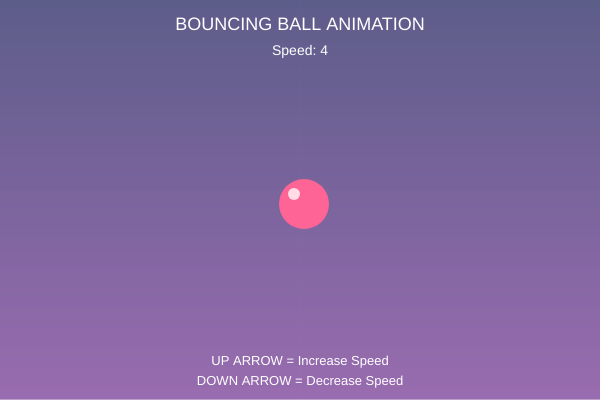
Frame 1 (no input)
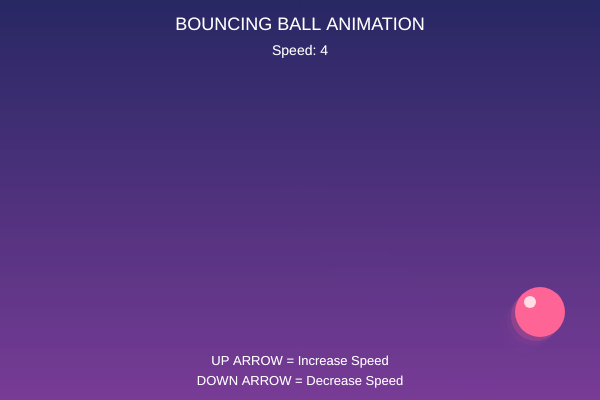
Frame 60 (no input)
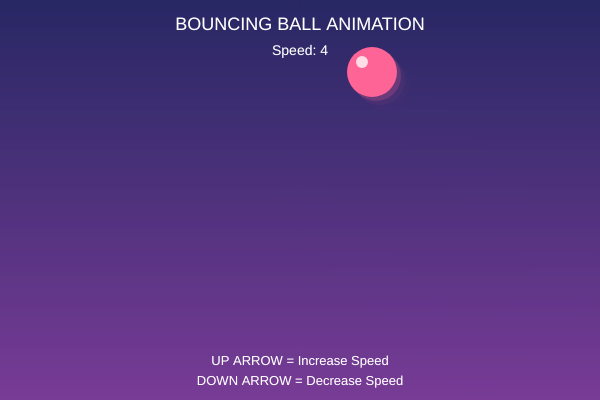
Frame 120 (the mouse pressed at the canvas centre since frame 60)

The p5.js sketch that drew these frames (run headless with seeded random() and noise() and a simulated clock; from frame 60 on, the mouse is pressed at the canvas centre):

// p5.js sketch
// ── sketch.js
let ballX = 300;
let ballY = 200;
let ballSize = 50;
let speed = 4;
let directionX = 1;
let directionY = 1;

// CREATES CANVAS, DRAWSHEET
function setup() {

    createCanvas(600, 400);

}

//RESPONSIBLE FOR DRAWING, WHILE CHANGING THE FRAME
function draw() {
    drawGradient();


    ballX = ballX + (speed * directionX);
    ballY = ballY + (speed * directionY);


    if (ballX + ballSize / 2 >= width ||
        ballX - ballSize / 2 <= 0) {

        directionX = directionX * -1;

    }


  
    if (ballY + ballSize / 2 >= height ||
        ballY - ballSize / 2 <= 0) {

        directionY = directionY * -1;

    }


    fill(255, 100, 150);
    noStroke();

    circle(ballX, ballY, ballSize);

    fill(255, 220, 230);

    circle(
        ballX - 10,
        ballY - 10,
        12
    );


    fill(255);
    textSize(18);
    textAlign(CENTER);

    text("BOUNCING BALL ANIMATION", width / 2, 30);

    textSize(13);

    text(
        "UP ARROW = Increase Speed",
        width / 2,
        365
    );

    text(
        "DOWN ARROW = Decrease Speed",
        width / 2,
        385
    );

    textSize(14);

    text(
        "Speed: " + speed,
        width / 2,
        55
    );

}

// FOR BACKGROUND COLOR

function drawGradient() {

   
    let topColor = color(40, 40, 100);

    let bottomColor = color(120, 60, 150);

   
    for (let y = 0; y < height; y++) {

        let amount = map(y, 0, height, 0, 1);

       
        let currentColor = lerpColor(
            topColor,
            bottomColor,
            amount
        );

        stroke(currentColor);

        line(0, y, width, y);

    }

}

// KEYBOARD CONTROL

function keyPressed() {

    // Increase ball speed
    if (keyCode === UP_ARROW) {

        speed = speed + 1;

        // Maximum speed is 10
        speed = min(speed, 10);

    }


    // Decrease ball speed
    if (keyCode === DOWN_ARROW) {

        speed = speed - 1;

        // Minimum speed is 1
        speed = max(speed, 1);

    }

    
    return false;

}

// reference

//function drawGradient() {

    // Starting background color
    //let topColor = color(40, 40, 100);

    // Ending background color
   // let bottomColor = color(120, 60, 150);

    // Repeat for every horizontal position
    //for (let y = 0; y < height; y++) {

        // Calculate the gradient position
        //let amount = map(y, 0, height, 0, 1);

        // Blend the two colors
       // let currentColor = lerpColor(
           // topColor,
           // bottomColor,
            //amount
      //  );

        // Apply the color
      //  stroke(currentColor);

        // Draw a horizontal line
        //line(0, y, width, y);
    //}
//}
